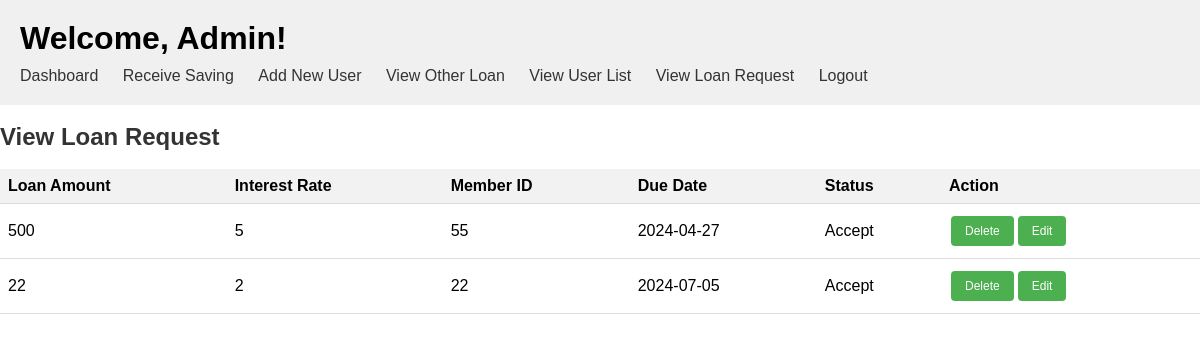
Screenshot of /AdminViewLoanRequest.php with the database file from the repository.
### tables this page shows
CREATE TABLE `otherloans` (
  `id` int(11) NOT NULL,
  `organization_name` varchar(255) NOT NULL,
  `date` date NOT NULL,
  `loan_amount` decimal(10,2) NOT NULL,
  `interest_rate` decimal(5,2) NOT NULL,
  `installment_months` int(11) NOT NULL,
  `RequestLoanAmount` varchar(233) NOT NULL,
  `RequestInterestRate` varchar(200) NOT NULL,
  `RequestDate` date DEFAULT NULL,
  `RequestStutas` varchar(111) NOT NULL,
  `saving_amount` varchar(200) DEFAULT NULL,
  `saving_month` varchar(200) DEFAULT NULL,
  `saving_payment_date` datetime(6) DEFAULT NULL,
  `MemberTotalSaving` varchar(200) DEFAULT NULL,
  `memberid` varchar(255) DEFAULT NULL,
  `receive_loan_organisation` varchar(255) DEFAULT NULL,
  `receive_loan_date` date DEFAULT NULL,
  `receive_loan_amount` varchar(255) DEFAULT NULL,
  `receive_loan_interest` varchar(255) DEFAULT NULL,
  `type` varchar(255) DEFAULT NULL,
  `saving_date` date DEFAULT NULL,
  `receive_installment_month` int(200) NOT NULL
);

### AdminViewLoanRequest.php (the view, shortened to what this page needs)
<?php
include "config.php";
$sql = "SELECT * FROM otherloans where type='Loan Request'";
$result = $conn->query($sql);
?>
<!DOCTYPE html>
<html lang="en">
<head>
</head>
<body>
    <?php include 'AdminHeader.php'; ?><br>
    <h2>View Loan Request</h2><br>
    <table>
        <thead>
            <tr>
                <th>Loan Amount</th>
                <th>Interest Rate</th>
                <th>Member ID</th>
                <th>Due Date</th>
                <th>Status</th>
                <th>Action</th>
            </tr>
        </thead>
        <tbody>
            <?php
            if ($result && $result->num_rows > 0) {
                while ($row = $result->fetch_assoc()) {
                    echo "<tr>";
                    echo "<td>" . $row["RequestLoanAmount"] . "</td>";
                    echo "<td>" . $row["RequestInterestRate"] . "</td>";
                    echo "<td>" . $row["memberid"] . "</td>";
                    echo "<td>" . $row["RequestDate"] . "</td>";
                    echo "<td>" . $row["RequestStutas"] . "</td>";
                    echo "<td>";
                    echo "<button class='action-btn' onclick='confirmDelete(" . $row["id"] . ")'>Delete</button>";
                    echo "<button class='action-btn' onclick='editLoan(" . $row["id"] . ")'>Edit</button>";
                    echo "</td>";
                    echo "</tr>";
                }
            } else {
                echo "<tr><td colspan='6'>No submitted loans.</td></tr>";
            }
            ?>
        </tbody>
    </table>
</body>
</html>

### styles.css (style rules this page uses)
body, h1, h2, p, ul, li { margin: 0; padding: 0; }
body { font-family: Arial, sans-serif; }

### AdminViewLoanRequest.php (style rules this page uses)
body { font-family: Arial, sans-serif; }
h2 { color: #333; }
table { border-collapse: collapse; width: 100%; }
th, td { padding: 8px; text-align: left; border-bottom: 1px solid #ddd; }
th { background-color: #f2f2f2; }
.action-btn { background-color: #4CAF50; border: none; color: white; padding: 8px 14px; text-align: center; text-decoration: none; display: inline-block; font-size: 12px; margin: 4px 2px; cursor: pointer; border-radius: 4px; }

### rows the page displays
otherloans: RequestLoanAmount "500", RequestInterestRate "5", memberid "55", RequestDate "2024-04-27", RequestStutas "Accept"
otherloans: RequestLoanAmount "22", RequestInterestRate "2", memberid "22", RequestDate "2024-07-05", RequestStutas "Accept"
